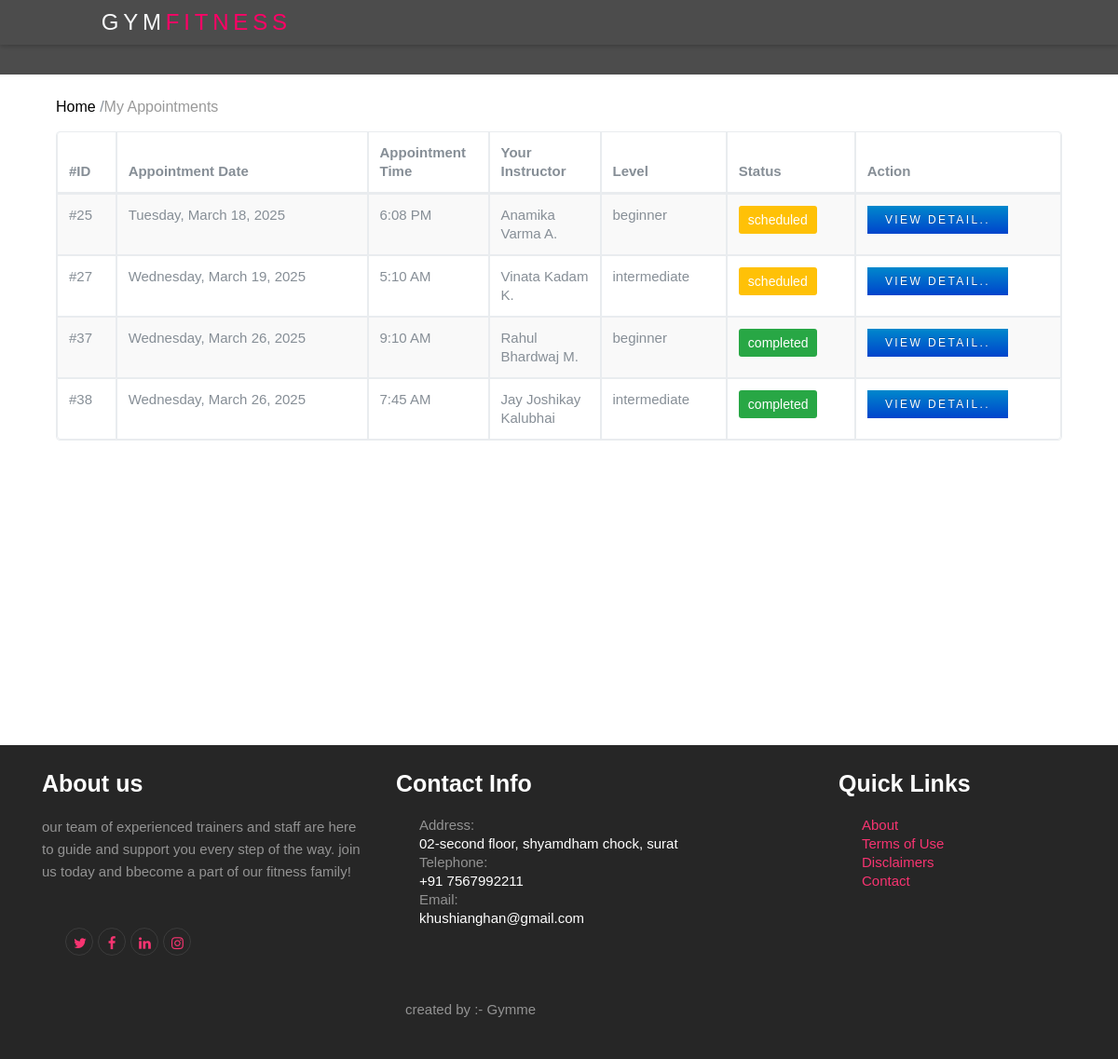
/my_appointment.php (signed in), run on an earlier commit of the app's database.
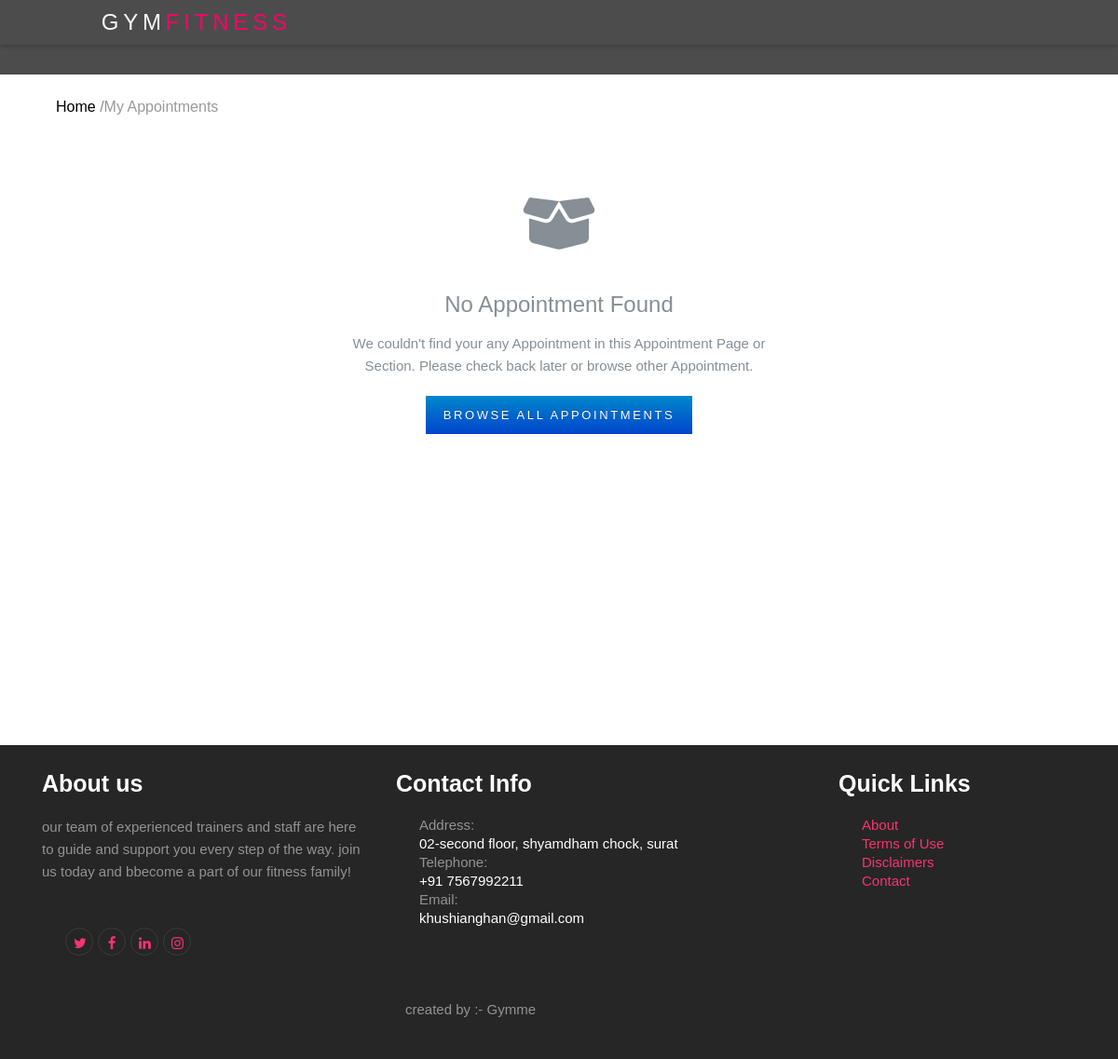
And on a later commit of the database.
### tables this page shows
CREATE TABLE `appointments` (
  `id` int(11) NOT NULL,
  `user_id` int(11) NOT NULL,
  `trainer_id` int(11) DEFAULT NULL,
  `appointment_date` date NOT NULL,
  `appointment_time` time NOT NULL,
  `fullname` varchar(50) NOT NULL,
  `email` varchar(50) NOT NULL,
  `contact` varchar(50) NOT NULL,
  `Age` int(50) NOT NULL,
  `service_type` varchar(50) NOT NULL,
  `amount` varchar(50) NOT NULL,
  `description` varchar(255) DEFAULT NULL,
  `fitness_level` varchar(100) NOT NULL,
  `payment_id` int(11) NOT NULL,
  `payment_status` int(11) NOT NULL DEFAULT 0,
  `payment_method` varchar(100) NOT NULL,
  `status` enum('scheduled','completed','cancelled') NOT NULL DEFAULT 'scheduled',
  `created_at` timestamp NOT NULL DEFAULT current_timestamp(),
  `updated_at` timestamp NOT NULL DEFAULT current_timestamp() ON UPDATE current_timestamp()
);

CREATE TABLE `trainers` (
  `id` int(11) NOT NULL,
  `name` varchar(100) NOT NULL,
  `email` varchar(100) NOT NULL,
  `phone` varchar(15) NOT NULL,
  `specialization` varchar(100) NOT NULL,
  `experience` int(11) NOT NULL COMMENT 'Experience in years',
  `gender` enum('male','female','other') NOT NULL,
  `joining_date` date DEFAULT curdate(),
  `working_hours` varchar(50) NOT NULL COMMENT 'e.g. 6AM-10PM',
  `qualification` varchar(255) DEFAULT NULL,
  `image` varchar(255) DEFAULT NULL,
  `salary` decimal(10,2) NOT NULL,
  `status` enum('active','inactive') DEFAULT 'active',
  `created_at` timestamp NOT NULL DEFAULT current_timestamp(),
  `updated_at` timestamp NOT NULL DEFAULT current_timestamp() ON UPDATE current_timestamp()
);

### my_appointment.php (the view)
<?php include "include/header.php";
?>
<link rel="stylesheet" href="css/empty.css">
<body>
    <?php include "include/nav.php"; ?>
    <section class="section element-animate" style="height:800px;">
        <div class="container" id="body">
            <div class="col-md-12">
                <ol class="breadcrumb">
                    <li><a href="index.php">Home</a> / </li>
                    <li class="active">My Appointments</li>
                </ol>
            </div>
            <div class="col-md-12">
                <?php
                if (isset($_SESSION['auth_user'])) {
                    include 'connection.php';
                    $user_id = $_SESSION['auth_user']['user_id'];
                    $pay_user = "select a.*,a.status as status_app,a.id as app_id,t.name as name from appointments a,trainers t where a.trainer_id=t.id and a.user_id='$user_id'";
                    $pay_result = mysqli_query($con, $pay_user);
                    if (!$pay_result) {
                        echo "Error executing query: " . mysqli_error($con);
                    } elseif (mysqli_num_rows($pay_result) > 0) {
                        ?>
                        <table class="table table-bordered table-striped">
                            <thead>
                                <tr>
                                    <th>#ID</th>
                                    <th>Appointment Date</th>
                                    <th width="130px">Appointment Time</th>
                                    <th width="120px">Your Instructor</th>
                                    <th>Level</th>
                                    <th>Status</th>
                                    <th>Action</th>
                                </tr>
                            </thead>
                            <tbody>
                            <?php while ($product = mysqli_fetch_assoc($pay_result))
                            {
                            ?>
                                <tr class="product-content">
                                    <td>#<?= htmlspecialchars($product['app_id']) ?></td>
                                    <td><?php echo date('l, F j, Y', strtotime($product['appointment_date'])); ?></td>
                                    <td><?php echo date('g:i A', strtotime($product['appointment_time'])); ?></td>
                                    <td><?= htmlspecialchars($product['name']) ?></td>
                                    <td><?= htmlspecialchars($product['fitness_level']) ?></td>
                                    <td>
                                    <?php
                                    if($product['status_app']=="scheduled") {
                                        echo '<label class="bg bg-warning" style="color:#fff; padding:5px 10px; border-radius:3px;">scheduled</label>';
                                    }
                                    else if ($product['status_app']=='completed'){
                                        echo '<label class="bg bg-success" style="color:#fff; padding:5px 10px; border-radius:3px;">completed</label>';
                                      }
                                    else if ($product['status_app']=='cancelled'){
                                        echo '<label class="bg bg-danger" style="color:#fff; padding:5px 10px; border-radius:3px;">cancelled</label>';
                                       }
                                ?>
                                    </td>
                                        <td>
                                        <a href="view-appointment.php?appointmentId=<?= htmlspecialchars($product['app_id']) ?>" target="_blank" class="btn btn-primary btn-sm">view detail..</a>
                                    </td>
                             </tr>
                            <?php } ?>
                            </tbody>
                        </table>
                        <?php
                                }
                             else {
                                    ?>
                        <div class="col-12">
                            <div class="empty-state">
                                <div class="empty-state-icon">
                                    <i class="fas fa-box-open"></i>
                                </div>
                                <h3>No Appointment Found</h3>
                                <p>We couldn't find your any Appointment in this Appointment Page or Section. Please check back later or browse other Appointment.</p>
                                <a href="appointment.php" class="btn btn-primary">Browse All Appointments</a>
                            </div>
                        </div>
                    <?php
                            }
                        }else{
                            echo "<script>
                            alert('Please Login First');
                            window.location='login.php';</script>";
                        }
                    ?>
            </div>
        </div>
    </section>
    <?php include "include/footer.php"; ?>
</body>
</html>

### include/header.php (shortened to what this page needs)
<!doctype html>
<html lang="en">
<head>
  <link rel="stylesheet" href="//cdn.jsdelivr.net/npm/alertifyjs@1.14.0/build/css/alertify.min.css"/>
  <link rel="stylesheet" href="//cdn.jsdelivr.net/npm/alertifyjs@1.14.0/build/css/themes/bootstrap.min.css"/>
    <link rel="stylesheet" href="https://cdnjs.cloudflare.com/ajax/libs/font-awesome/6.7.2/css/all.min.css" />
  <link rel="stylesheet" href="css/bootstrap.css">
  <link rel="stylesheet" href="css/animate.css">
  <link rel="stylesheet" href="css/owl.carousel.min.css">
  <link rel="stylesheet" href="css/magnific-popup.css">
  <link rel="stylesheet" href="fonts/ionicons/css/ionicons.min.css">
  <link rel="stylesheet" href="fonts/fontawesome/css/font-awesome.min.css">
  <link rel="stylesheet" href="css/style.css">

### include/nav.php (shortened to what this page needs)
<header role="banner">
  <nav class="navbar navbar-expand-md navbar-dark" style="background-color: #000;">
    <div class="container">
      <a class="navbar-brand fw-bold text-light" href="http://localhost/gymphp/index.php" style="font-size: 1.5rem;">
        GYM<span style="color: #ff0066;">FITNESS</span>
      </a>
    </div>
  </nav>
</header>

### include/footer.php (shortened to what this page needs)
<footer class="site-footer" role="contentinfo">
  <div class="container">
    <div class="row mb-1">
      <div class="col-md-4 mb-5">
        <br>
        <h3>About us</h3>
        <p class="mb-5">our team of experienced trainers and staff are here to guide and support you every step of the way. join us today and bbecome a part of our fitness family!</p>
        <ul class="list-unstyled footer-link d-flex footer-social">
          <li><a href="https://x.com/" class="p-2"><span class="fa fa-twitter"></span></a></li>
          <li><a href="https://www.facebook.com/facebook/" class="p-2"><span class="fa fa-facebook"></span></a></li>
          <li><a href="https://www.linkedin.com/" class="p-2"><span class="fa fa-linkedin"></span></a></li>
          <li><a href="https://www.instagram.com/" class="p-2"><span class="fa fa-instagram"></span></a></li>
        </ul>
      </div>
      <div class="col-md-5 mb-5">
        <br>
        <h3>Contact Info</h3>
        <ul class="list-unstyled footer-link">
          <li class="d-block">
            <span class="d-block">Address:</span>
            <span class="text-white">02-second floor,
              shyamdham chock, surat</span>
          </li>
          <li class="d-block"><span class="d-block">Telephone:</span><span class="text-white">+91 7567992211</span></li>
          <li class="d-block"><span class="d-block">Email:</span><span class="text-white">khushianghan@gmail.com</span></li>
        </ul>
      </div>
      <div class="col-md-3 mb-5">
        <br>
        <h3>Quick Links</h3>
        <ul class="list-unstyled footer-link">
          <li><a href="about.php">About</a></li>
          <li><a href="#">Terms of Use</a></li>
          <li><a href="#">Disclaimers</a></li>
          <li><a href="contact.php">Contact</a></li>
        </ul>
      </div>
      <div class="col-md-3">
      </div>
    </div>
    <div class="row">
      <div class="col-10 text-md-center text-left">
        <br>
        <br>
        <p>created by :- Gymme</p><br>
      </div>
    </div>
  </div>
</footer>

### css/style.css (style rules this page uses)
html { overflow-x: hidden; }
body { background: #fff; font-weight: 400; font-family: 'Poppins', sans-serif; font-size: 15px; line-height: 1.8; color: #868e96; }
a { -webkit-transition: .3s all ease; -o-transition: .3s all ease; transition: .3s all ease; text-decoration: none; }
h1, h2, h3, h4, h5 { color: #000; }
.btn, .form-control { outline: none; -webkit-box-shadow: none !important; box-shadow: none !important; border-radius: 0px !important; }
.btn { font-size: 13px; text-transform: uppercase; letter-spacing: .2em; }
.btn.btn-primary { color: #fff; border-width: 2px; }
header { position: absolute; top: 0; left: 0; width: 100%; height: 80px; z-index: 5; padding: 0px 0; background-color: rgba(0, 0, 0,0.7); }
body { margin: 0; font-family: Arial, sans-serif; }
.navbar { position: fixed; top: 0; width: 100%; margin-top: -30px; background: linear-gradient(to right, #d3d3a4, #d3a4d3, #a4d3d3); box-shadow: 0 2px 5px rgba(0, 0, 0, 0.2); z-index: 1000; }
@media (min-width: 768px) { header { padding: 30px 0; } }
header .navbar-brand { text-transform: uppercase; letter-spacing: .2em; font-weight: 400; }
header .navbar-brand span { color: #f73471; }
@media (min-width: 768px) { header .navbar-brand span { color: #ced4da; } }
header .navbar { background: black !important; padding-top: .5rem; padding-bottom: .5rem; }
@media (min-width: 768px) { header .navbar { padding-top: 0; padding-bottom: 0; background: none !important; position: relative; } }
.section { padding: 7em 0; }
.site-footer { padding: 0.1em 0; background: #262626; color: rgba(255, 255, 255, 0.5); }
.site-footer a { color: #f73471; border-bottom: 1px solid transparent; }
.site-footer h3 { font-size: 25px; margin-bottom: 20px; font-weight: bold; color: #fff; }
.site-footer .footer-link { margin-bottom: -60px; }
.footer-social a { line-height: 0; border-radius: 50%; margin: 0 5px 5px 0; border: 1px solid rgba(255, 255, 255, 0.1); width: 30px; height: 30px; text-align: center; display: inline-block; }
.element-animate { opacity: 0; visibility: hidden; }
.btn-primary { background-color: #ff7c57; border: none; }
.breadcrumb { background-color: transparent; padding: 0; }
.breadcrumb li { font-size: 16px; }
.breadcrumb li a { color: #000; transition: all 0.3s ease; }
.btn.btn-sm { font-size: 12px; }

### css/empty.css (style rules this page uses)
.empty-state { text-align: center; padding: 50px 20px; background-color: var(--light-gray); border-radius: var(--border-radius); }
.empty-state-icon { font-size: 4rem; color: var(--dark-gray); margin-bottom: 20px; }
.empty-state h3 { font-size: 1.5rem; margin-bottom: 15px; color: var(--secondary-color); }
.empty-state p { color: var(--dark-gray); max-width: 500px; margin: 0 auto 20px; }

### include/header.php (style rules this page uses)
body { font-family: "Poppins", sans-serif; line-height: 1.6; }

What changed in the data, as far as the page shows it:
removed appointments: id "25", appointment_date "Tuesday, March 18, 2025", appointment_time "6:08 PM", trainer.name "Anamika Varma A.", fitness_level "beginner", status "scheduled"
removed appointments: id "27", appointment_date "Wednesday, March 19, 2025", appointment_time "5:10 AM", trainer.name "Vinata Kadam K.", fitness_level "intermediate", status "scheduled"
removed appointments: id "37", appointment_date "Wednesday, March 26, 2025", appointment_time "9:10 AM", trainer.name "Rahul Bhardwaj M.", fitness_level "beginner", status "completed"
removed appointments: id "38", appointment_date "Wednesday, March 26, 2025", appointment_time "7:45 AM", trainer.name "Jay Joshikay Kalubhai", fitness_level "intermediate", status "completed"
Also different on the page:
text no longer shown: "#ID Appointment Date Appointment Time Your Instructor Level Status Action"
text now shown: "No Appointment Found We couldn't find your any Appointment in this Appointment Page or Section. Please check back later or browse other Appointment. BROWSE ALL APPOINTMENTS"
